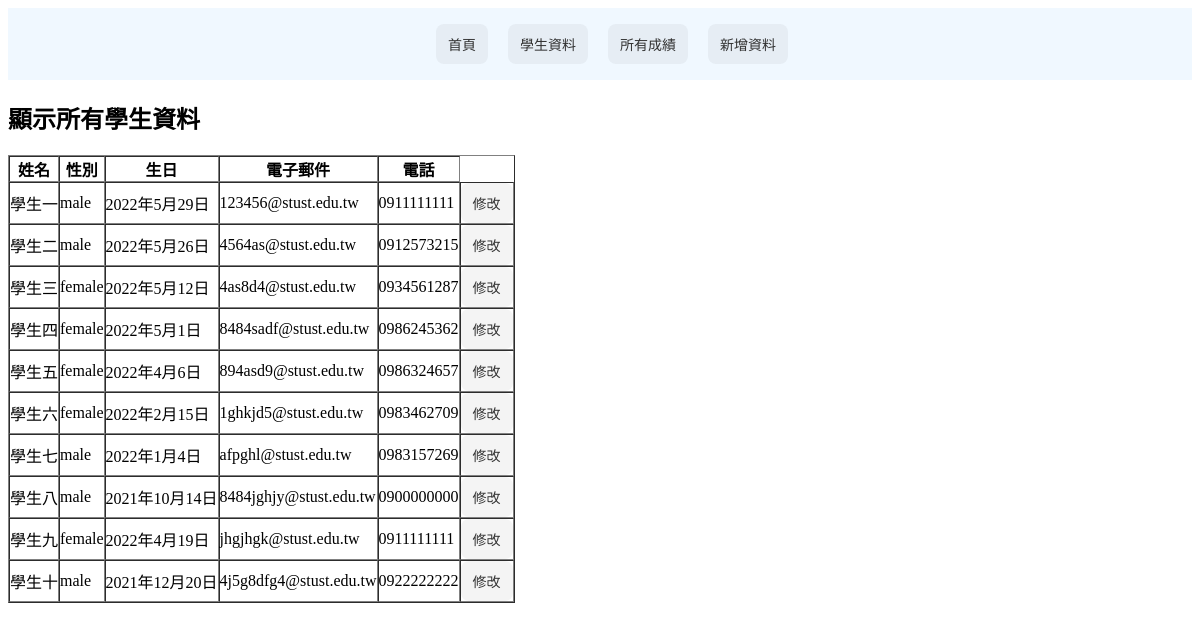
/listall/, run on the app's committed database.
### studentapp/models.py (models this page shows, shortened)
class student(models.Model):
    name = models.CharField(max_length=20,null=False)
    sex = models.CharField(max_length=6, choices=(('male','男'),('female','女')), default='male')
    birth = models.DateField()
    email = models.EmailField(blank=True,default='')
    phone = models.CharField(max_length=15,blank=True,default='')

### studentapp/views.py (the view)
# urls.py: path('listall/',views.listall),
def listall(request):
    try:
        students = student.objects.all()
    except:
        errormessage = '錯誤'
    return render(request,'listall.html',locals())

### templates/listall.html (shortened to what this page needs)
{%extends 'base.html'%}
{% load static%}
{%block content%}
<h2>
    顯示所有學生資料
</h2>
<table border="1" cellpadding="0" cellspacing="0">
    <th>姓名</th><th>性別</th><th>生日</th><th>電子郵件</th><th>電話</th>
    {% for student in students %}
    <tr>
        <td>{{student.name}}   </td>
        <td>{{student.sex}} </td>
        <td>{{student.birth}}    </td>
        <td>{{student.email}} </td>
        <td>{{student.phone}}  </td>
        <td>
            <a href='/modify/{{student.name}}'>
                <button>修改</button>
            </a>
        </td>
    </tr>
    {% endfor %}
</table>
{%endblock%}

### static/style.css (style rules this page uses)
a { text-decoration:none; }
button { background-color: rgba(51, 51, 51, 0.05); border-radius: 8px; border-width: 0; color: #333333; cursor: pointer; display: inline-block; font-family: "Haas Grot Text R Web", "Helvetica Neue", Helvetica, Arial, sans-serif; font-size: 14px; font-weight: 500; line-height: 20px; list-style: none; margin: 0; padding: 10px 12px; text-align: center; transition: all 200ms; vertical-align: baseline; white-space: nowrap; user-select: none; -webkit-user-select: none; touch-action: manipulation; }

### data on the page
student: name "學生一", sex "male", birth "2022年5月29日", email "123456@stust.edu.tw", phone "0911111111"
student: name "學生二", sex "male", birth "2022年5月26日", email "4564as@stust.edu.tw", phone "0912573215"
student: name "學生三", sex "female", birth "2022年5月12日", email "4as8d4@stust.edu.tw", phone "0934561287"
student: name "學生四", sex "female", birth "2022年5月1日", email "8484sadf@stust.edu.tw", phone "0986245362"
student: name "學生五", sex "female", birth "2022年4月6日", email "894asd9@stust.edu.tw", phone "0986324657"
student: name "學生六", sex "female", birth "2022年2月15日", email "1ghkjd5@stust.edu.tw", phone "0983462709"
student: name "學生七", sex "male", birth "2022年1月4日", email "afpghl@stust.edu.tw", phone "0983157269"
student: name "學生八", sex "male", birth "2021年10月14日", email "8484jghjy@stust.edu.tw", phone "0900000000"
student: name "學生九", sex "female", birth "2022年4月19日", email "jhgjhgk@stust.edu.tw", phone "0911111111"
student: name "學生十", sex "male", birth "2021年12月20日", email "4j5g8dfg4@stust.edu.tw", phone "0922222222"
